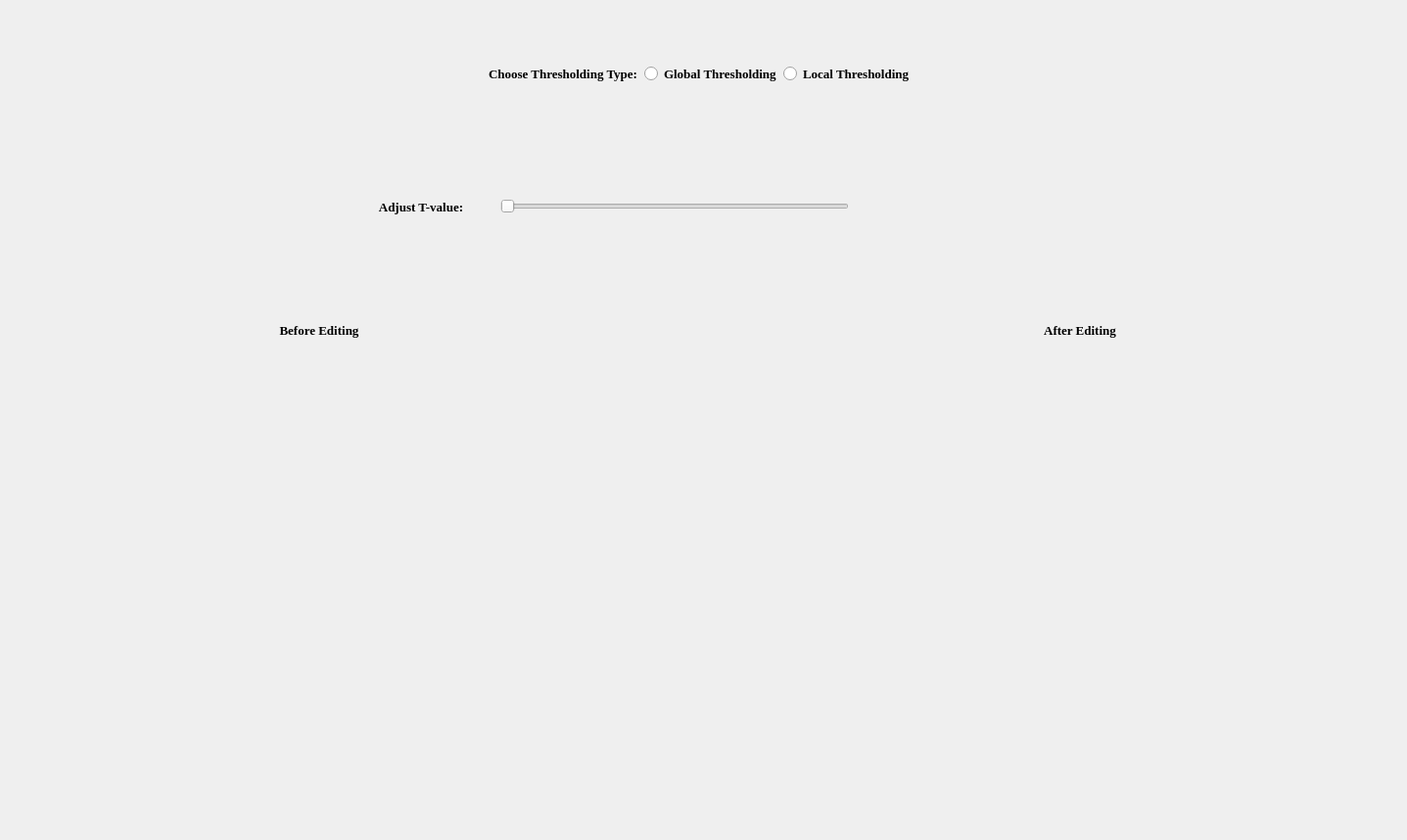
  <widget class="QWidget" name="tab_5">
   <attribute name="title">
    <string>Thresholding</string>
   </attribute>
   <widget class="QWidget" name="layoutWidget">
    <property name="geometry">
     <rect>
      <x>0</x>
      <y>0</y>
      <width>1428</width>
      <height>849</height>
     </rect>
    </property>
    <layout class="QVBoxLayout" name="verticalLayout_35">
     <item>
      <spacer name="verticalSpacer_24">
       <property name="orientation">
        <enum>Qt::Vertical</enum>
       </property>
       <property name="sizeType">
        <enum>QSizePolicy::Fixed</enum>
       </property>
       <property name="sizeHint" stdset="0">
        <size>
         <width>20</width>
         <height>50</height>
        </size>
       </property>
      </spacer>
     </item>
     <item>
      <layout class="QHBoxLayout" name="horizontalLayout_45">
       <item>
        <spacer name="horizontalSpacer_59">
         <property name="orientation">
          <enum>Qt::Horizontal</enum>
         </property>
         <property name="sizeType">
          <enum>QSizePolicy::Fixed</enum>
         </property>
         <property name="sizeHint" stdset="0">
          <size>
           <width>500</width>
           <height>21</height>
          </size>
         </property>
        </spacer>
       </item>
       <item>
        <widget class="QLabel" name="label_chooseThresholdingType">
         <property name="maximumSize">
          <size>
           <width>250</width>
           <height>100</height>
          </size>
         </property>
         <property name="font">
          <font>
           <family>Georgia</family>
           <pointsize>10</pointsize>
           <bold>true</bold>
          </font>
         </property>
         <property name="text">
          <string>Choose Thresholding Type:</string>
         </property>
        </widget>
       </item>
       <item>
        <widget class="QRadioButton" name="radioButton_globalThresholding">
         <property name="minimumSize">
          <size>
           <width>0</width>
           <height>0</height>
          </size>
         </property>
         <property name="maximumSize">
          <size>
           <width>250</width>
           <height>50</height>
          </size>
         </property>
         <property name="font">
          <font>
           <family>Georgia</family>
           <pointsize>10</pointsize>
           <bold>true</bold>
          </font>
         </property>
         <property name="styleSheet">
          <string notr="true">QRadioButton::indicator:checked {
    background-color: green;
border-radius: 8px;
}</string>
         </property>
         <property name="text">
          <string>Global Thresholding</string>
         </property>
        </widget>
       </item>
       <item>
        <widget class="QRadioButton" name="radioButton_localThresholding">
         <property name="minimumSize">
          <size>
           <width>0</width>
           <height>0</height>
          </size>
         </property>
         <property name="maximumSize">
          <size>
           <width>250</width>
           <height>50</height>
          </size>
         </property>
         <property name="font">
          <font>
           <family>Georgia</family>
           <pointsize>10</pointsize>
           <bold>true</bold>
          </font>
         </property>
         <property name="styleSheet">
          <string notr="true">QRadioButton::indicator:checked {
    background-color: green;
border-radius: 8px;
}</string>
         </property>
         <property name="text">
          <string>Local Thresholding</string>
         </property>
        </widget>
       </item>
       <item>
        <spacer name="horizontalSpacer_86">
         <property name="orientation">
          <enum>Qt::Horizontal</enum>
         </property>
         <property name="sizeType">
          <enum>QSizePolicy::Fixed</enum>
         </property>
         <property name="sizeHint" stdset="0">
          <size>
           <width>500</width>
           <height>21</height>
          </size>
         </property>
        </spacer>
       </item>
      </layout>
     </item>
     <item>
      <spacer name="verticalSpacer_60">
       <property name="orientation">
        <enum>Qt::Vertical</enum>
       </property>
       <property name="sizeType">
        <enum>QSizePolicy::Fixed</enum>
       </property>
       <property name="sizeHint" stdset="0">
        <size>
         <width>20</width>
         <height>70</height>
        </size>
       </property>
      </spacer>
     </item>
     <item>
      <layout class="QHBoxLayout" name="horizontalLayout_51">
       <item>
        <spacer name="horizontalSpacer_88">
         <property name="orientation">
          <enum>Qt::Horizontal</enum>
         </property>
         <property name="sizeHint" stdset="0">
          <size>
           <width>40</width>
           <height>20</height>
          </size>
         </property>
        </spacer>
       </item>
       <item>
        <widget class="QLabel" name="label_adjustValue">
         <property name="minimumSize">
          <size>
           <width>150</width>
           <height>50</height>
          </size>
         </property>
         <property name="maximumSize">
          <size>
           <width>200</width>
           <height>70</height>
          </size>
         </property>
         <property name="font">
          <font>
           <family>Georgia</family>
           <pointsize>10</pointsize>
           <bold>true</bold>
          </font>
         </property>
         <property name="text">
          <string>Adjust T-value:</string>
         </property>
         <property name="alignment">
          <set>Qt::AlignCenter</set>
         </property>
        </widget>
       </item>
       <item>
        <widget class="QSlider" name="slider_adjustTValue">
         <property name="maximumSize">
          <size>
           <width>400</width>
           <height>16777215</height>
          </size>
         </property>
         <property name="maximum">
          <number>255</number>
         </property>
         <property name="orientation">
          <enum>Qt::Horizontal</enum>
         </property>
        </widget>
       </item>
       <item>
        <widget class="QLabel" name="label_valueOfT">
         <property name="minimumSize">
          <size>
           <width>200</width>
           <height>50</height>
          </size>
         </property>
         <property name="maximumSize">
          <size>
           <width>300</width>
           <height>70</height>
          </size>
         </property>
         <property name="font">
          <font>
           <family>Georgia</family>
           <pointsize>10</pointsize>
           <bold>true</bold>
          </font>
         </property>
         <property name="text">
          <string/>
         </property>
         <property name="alignment">
          <set>Qt::AlignCenter</set>
         </property>
        </widget>
       </item>
       <item>
        <spacer name="horizontalSpacer_87">
         <property name="orientation">
          <enum>Qt::Horizontal</enum>
         </property>
         <property name="sizeHint" stdset="0">
          <size>
           <width>40</width>
           <height>20</height>
          </size>
         </property>
        </spacer>
       </item>
      </layout>
     </item>
     <item>
      <spacer name="verticalSpacer_63">
       <property name="orientation">
        <enum>Qt::Vertical</enum>
       </property>
       <property name="sizeType">
        <enum>QSizePolicy::Fixed</enum>
       </property>
       <property name="sizeHint" stdset="0">
        <size>
         <width>20</width>
         <height>50</height>
        </size>
       </property>
      </spacer>
     </item>
     <item>
      <layout class="QHBoxLayout" name="horizontalLayout_46">
       <item>
        <spacer name="horizontalSpacer_27">
         <property name="orientation">
          <enum>Qt::Horizontal</enum>
         </property>
         <property name="sizeType">
          <enum>QSizePolicy::Fixed</enum>
         </property>
         <property name="sizeHint" stdset="0">
          <size>
           <width>40</width>
           <height>20</height>
          </size>
         </property>
        </spacer>
       </item>
       <item>
        <layout class="QVBoxLayout" name="verticalLayout_36">
         <item>
          <layout class="QHBoxLayout" name="horizontalLayout_47">
           <item>
            <spacer name="horizontalSpacer_30">
             <property name="orientation">
              <enum>Qt::Horizontal</enum>
             </property>
             <property name="sizeHint" stdset="0">
              <size>
               <width>40</width>
               <height>10</height>
              </size>
             </property>
            </spacer>
           </item>
           <item>
            <widget class="QLabel" name="label_beforeThresholding">
             <property name="minimumSize">
              <size>
               <width>200</width>
               <height>50</height>
              </size>
             </property>
             <property name="maximumSize">
              <size>
               <width>150</width>
               <height>70</height>
              </size>
             </property>
             <property name="font">
              <font>
               <family>Georgia</family>
               <pointsize>10</pointsize>
               <bold>true</bold>
              </font>
             </property>
             <property name="text">
              <string>Before Editing</string>
             </property>
             <property name="alignment">
              <set>Qt::AlignCenter</set>
             </property>
            </widget>
           </item>
           <item>
            <spacer name="horizontalSpacer_37">
             <property name="orientation">
              <enum>Qt::Horizontal</enum>
             </property>
             <property name="sizeHint" stdset="0">
              <size>
               <width>40</width>
               <height>10</height>
              </size>
             </property>
            </spacer>
           </item>
          </layout>
         </item>
         <item>
          <spacer name="verticalSpacer_25">
           <property name="orientation">
            <enum>Qt::Vertical</enum>
           </property>
           <property name="sizeType">
            <enum>QSizePolicy::Fixed</enum>
           </property>
           <property name="sizeHint" stdset="0">
            <size>
             <width>20</width>
             <height>20</height>
            </size>
           </property>
          </spacer>
         </item>
         <item>
          <widget class="GraphicsLayoutWidget" name="image_beforeThresholding" native="true">
           <property name="minimumSize">
            <size>
             <width>250</width>
             <height>300</height>
            </size>
           </property>
           <property name="maximumSize">
            <size>
             <width>16777215</width>
             <height>500</height>
            </size>
           </property>
          </widget>
         </item>
         <item>
          <spacer name="verticalSpacer_42">
           <property name="orientation">
            <enum>Qt::Vertical</enum>
           </property>
           <property name="sizeType">
            <enum>QSizePolicy::Fixed</enum>
           </property>
           <property name="sizeHint" stdset="0">
            <size>
             <width>20</width>
             <height>20</height>
            </size>
           </property>
          </spacer>
         </item>
         <item>
          <layout class="QHBoxLayout" name="horizontalLayout_48"/>
         </item>
        </layout>
       </item>
       <item>
        <spacer name="horizontalSpacer_38">
         <property name="orientation">
          <enum>Qt::Horizontal</enum>
         </property>
         <property name="sizeType">
          <enum>QSizePolicy::Fixed</enum>
         </property>
         <property name="sizeHint" stdset="0">
          <size>
           <width>200</width>
           <height>20</height>
          </size>
         </property>
        </spacer>
       </item>
       <item>
        <layout class="QVBoxLayout" name="verticalLayout_37">
         <item>
          <layout class="QHBoxLayout" name="horizontalLayout_49">
           <item>
            <spacer name="horizontalSpacer_89">
             <property name="orientation">
              <enum>Qt::Horizontal</enum>
             </property>
             <property name="sizeHint" stdset="0">
              <size>
               <width>40</width>
               <height>10</height>
              </size>
             </property>
            </spacer>
           </item>
           <item>
            <widget class="QLabel" name="label_afterThresholding">
             <property name="minimumSize">
              <size>
               <width>200</width>
               <height>50</height>
              </size>
             </property>
             <property name="maximumSize">
              <size>
               <width>150</width>
               <height>70</height>
              </size>
             </property>
             <property name="font">
              <font>
               <family>Georgia</family>
               <pointsize>10</pointsize>
               <bold>true</bold>
              </font>
             </property>
             <property name="text">
              <string>After Editing</string>
             </property>
             <property name="alignment">
              <set>Qt::AlignCenter</set>
             </property>
            </widget>
           </item>
           <item>
            <spacer name="horizontalSpacer_90">
             <property name="orientation">
              <enum>Qt::Horizontal</enum>
             </property>
             <property name="sizeHint" stdset="0">
              <size>
               <width>40</width>
               <height>10</height>
              </size>
             </property>
            </spacer>
           </item>
          </layout>
         </item>
         <item>
          <spacer name="verticalSpacer_61">
           <property name="orientation">
            <enum>Qt::Vertical</enum>
           </property>
           <property name="sizeType">
            <enum>QSizePolicy::Fixed</enum>
           </property>
           <property name="sizeHint" stdset="0">
            <size>
             <width>20</width>
             <height>20</height>
            </size>
           </property>
          </spacer>
         </item>
         <item>
          <widget class="GraphicsLayoutWidget" name="image_afterThresholding" native="true">
           <property name="minimumSize">
            <size>
             <width>250</width>
             <height>300</height>
            </size>
           </property>
           <property name="maximumSize">
            <size>
             <width>16777215</width>
             <height>500</height>
            </size>
           </property>
          </widget>
         </item>
         <item>
          <spacer name="verticalSpacer_62">
           <property name="orientation">
            <enum>Qt::Vertical</enum>
           </property>
           <property name="sizeType">
            <enum>QSizePolicy::Fixed</enum>
           </property>
           <property name="sizeHint" stdset="0">
            <size>
             <width>20</width>
             <height>20</height>
            </size>
           </property>
          </spacer>
         </item>
         <item>
          <layout class="QHBoxLayout" name="horizontalLayout_50"/>
         </item>
        </layout>
       </item>
       <item>
        <spacer name="horizontalSpacer_93">
         <property name="orientation">
          <enum>Qt::Horizontal</enum>
         </property>
         <property name="sizeType">
          <enum>QSizePolicy::Fixed</enum>
         </property>
         <property name="sizeHint" stdset="0">
          <size>
           <width>40</width>
           <height>20</height>
          </size>
         </property>
        </spacer>
       </item>
      </layout>
     </item>
     <item>
      <spacer name="verticalSpacer_64">
       <property name="orientation">
        <enum>Qt::Vertical</enum>
       </property>
       <property name="sizeType">
        <enum>QSizePolicy::Fixed</enum>
       </property>
       <property name="sizeHint" stdset="0">
        <size>
         <width>20</width>
         <height>100</height>
        </size>
       </property>
      </spacer>
     </item>
    </layout>
   </widget>
  </widget>
